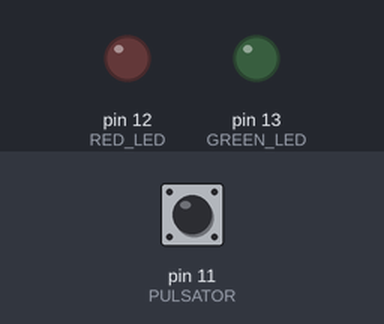
Recording of a sketch running on a simulated Arduino Uno, built with avr-gcc and run on an emulated ATmega328P. Shown: output pins drawn as LEDs (lit = HIGH). The inputs (shaded band) are chosen by the test bench; at power-on: pin 11 (PULSATOR) HIGH. What the sketch prints to the serial monitor is not drawn.

Above: at 1.2 s.
1.3 s: pin 11 (PULSATOR) pulled LOW for 0.15 s
At 1.37 s:
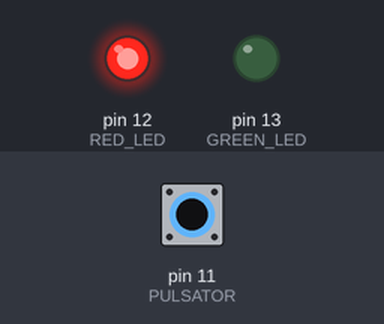
2.9 s: pin 11 (PULSATOR) driven LOW
At 5.0 s:
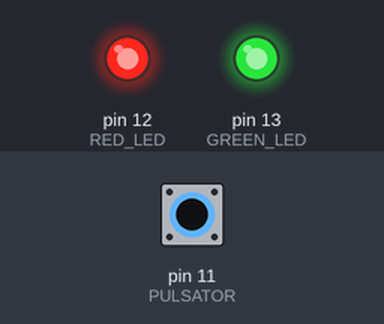
5.3 s: pin 11 (PULSATOR) pulsed HIGH 2 times (0.12 s each, 0.3 s apart)
At 6.2 s:
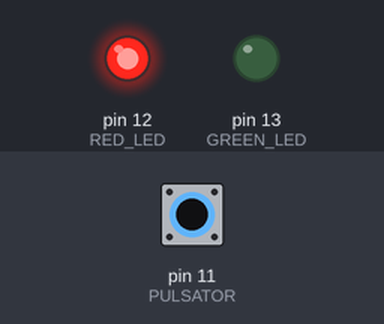
Timing chart, 0 to 8.3 s (numbered marks = the images above; inputs shaded):
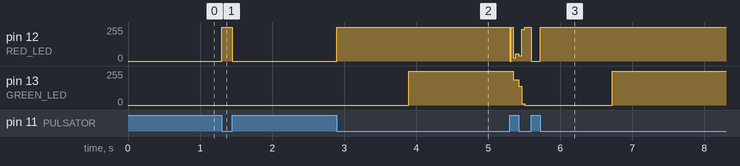

Measured:
- after the input at 1.3 s, pin 12 (RED_LED): 0/255 → 255/255 at once, → 0/255 0.15 s later
- after the input at 2.9 s, pin 12 (RED_LED): 0/255 → 255/255 at once; pin 13 (GREEN_LED): 0/255 → 255/255 after 1.0 s

The sketch:

speedcube.ino
```cpp
/* by brakdag@gmail.com
 *  release in 2018 for arduino software.
 *  Connect pin 12 to red led and 13 to green led, connect 2 pulsators in serie to gnd and pin 11.
 */
#include <Timer.h>

#define RED_LED 12
#define GREEN_LED 13
#define PULSATOR 11

// States of the program

#define PRESS_TIME 1000  // time to hold sensors before start

#define PRESIONADO 1
#define SUELTO 0
#define PREPARED 2
#define RUNNING 3
#define FINISH 4
Timer t;

void setup() {
Serial.begin(9600);

pinMode(RED_LED,OUTPUT);
pinMode(GREEN_LED,OUTPUT);
pinMode(PULSATOR,INPUT_PULLUP);

digitalWrite(RED_LED,LOW);
digitalWrite(GREEN_LED,LOW);
}
int pulsador =0;
int estado = SUELTO;
long int tiempo=0;
long int startTime=0;
void loop() {
pulsador = digitalRead(PULSATOR);
if((pulsador == 0) && (estado == SUELTO || estado== RUNNING)){
estado = PRESIONADO;

digitalWrite(RED_LED,HIGH);
tiempo =millis();
  if(startTime!=0) {
    Serial.write("E");
    //Serial.println(tiempo-startTime);
    startTime=0;
}
}
if((pulsador == 1) && (estado == PRESIONADO)){
estado = SUELTO;
digitalWrite(RED_LED,LOW);
digitalWrite(GREEN_LED,LOW);
}
if((millis()-tiempo >PRESS_TIME) && estado == PRESIONADO){
     estado=PREPARED;
     Serial.write("P");
     digitalWrite(GREEN_LED,HIGH);
  }
if((pulsador == 1) && (estado == PREPARED)){
Serial.write("S");
estado = RUNNING;
startTime=millis();
digitalWrite(RED_LED,LOW);
digitalWrite(GREEN_LED,LOW);
}
if((estado == RUNNING)){
t.oscillate(RED_LED,40,LOW);
t.oscillate(GREEN_LED,40,HIGH);
t.update();
}
}
```
